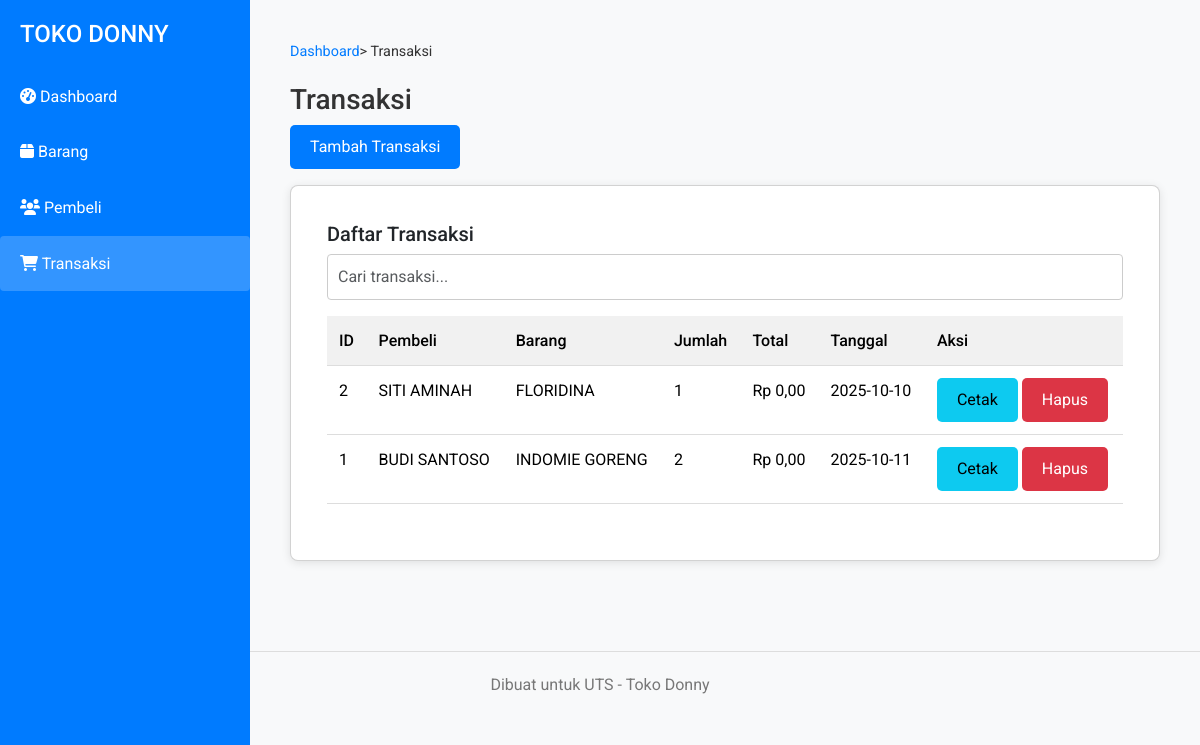
Page /transaksi.php on the committed database.
### tables this page shows
CREATE TABLE IF NOT EXISTS transaksi (
  id_transaksi INT AUTO_INCREMENT PRIMARY KEY,
  id_pembeli INT NOT NULL,
  id_barang INT NOT NULL,
  jumlah INT NOT NULL CHECK (jumlah > 0),
  total_harga DECIMAL(10,2) DEFAULT 0.00,
  tanggal DATE DEFAULT (CURRENT_DATE),
  FOREIGN KEY (id_pembeli) REFERENCES pembeli(id_pembeli),
  FOREIGN KEY (id_barang) REFERENCES barang(id_barang)
);

CREATE TABLE IF NOT EXISTS pembeli (
  id_pembeli INT AUTO_INCREMENT PRIMARY KEY,
  nama_pembeli VARCHAR(100) NOT NULL,
  alamat TEXT
);

CREATE TABLE IF NOT EXISTS barang (
  id_barang INT AUTO_INCREMENT PRIMARY KEY,
  nama_barang VARCHAR(100) NOT NULL,
  harga DECIMAL(10,2) NOT NULL,
  stok INT NOT NULL CHECK (stok >= 0)
);

### transaksi.php (the view, shortened to what this page needs)
<?php
include 'config/koneksi.php';
$transaksi = mysqli_query($koneksi, "SELECT t.id_transaksi, p.nama_pembeli, b.nama_barang, t.jumlah, t.total_harga, t.tanggal FROM transaksi t JOIN pembeli p ON t.id_pembeli=p.id_pembeli JOIN barang b ON t.id_barang=b.id_barang ORDER BY t.id_transaksi DESC");
?>
<!doctype html>
<html lang='en'>
<head>
<link href='https://cdn.jsdelivr.net/npm/bootstrap@5.3.2/dist/css/bootstrap.min.css' rel='stylesheet'>
<link rel="stylesheet" href="https://cdnjs.cloudflare.com/ajax/libs/font-awesome/6.0.0/css/all.min.css">
<link rel='stylesheet' href='assets/css/style.css'>
</head>
<body>
<?php include 'navbar.php'; ?>
<div class='main-content'>
<div class='container'>
  <div class='breadcrumb'><a href='dashboard.php'>Dashboard</a> > Transaksi</div>
  <h3>Transaksi</h3>
  <div class='mb-3'>
    <button class='btn btn-primary' data-bs-toggle='modal' data-bs-target='#modalTambah'>Tambah Transaksi</button>
  </div>
  <div class='card'>
    <div class='card-body'>
      <h5 class='card-title'>Daftar Transaksi</h5>
      <div class='mb-3'><input type='text' id='search-transaksi' placeholder='Cari transaksi...' class='form-control'></div>
      <div class='table-wrap'>
      <table class='table'>
        <thead><tr><th>ID</th><th>Pembeli</th><th>Barang</th><th>Jumlah</th><th>Total</th><th>Tanggal</th><th>Aksi</th></tr></thead>
        <tbody>
        <?php while($r = mysqli_fetch_assoc($transaksi)){ ?>
          <tr>
            <td><?= $r['id_transaksi'] ?></td>
            <td><?= $r['nama_pembeli'] ?></td>
            <td><?= $r['nama_barang'] ?></td>
            <td><?= $r['jumlah'] ?></td>
            <td>Rp <?= number_format($r['total_harga'],2,',','.') ?></td>
            <td><?= $r['tanggal'] ?></td>
            <td><button class='btn btn-info' onclick='printReceipt(<?= $r['id_transaksi'] ?>, "<?= $r['nama_pembeli'] ?>", "<?= $r['nama_barang'] ?>", <?= $r['jumlah'] ?>, <?= $r['total_harga'] ?>, "<?= $r['tanggal'] ?>")'>Cetak</button> <a href='javascript:confirmDelete("transaksi.php?hapus=<?= $r['id_transaksi'] ?>")' class='btn btn-danger'>Hapus</a></td>
          </tr>
        <?php } ?>
        </tbody>
      </table>
      </div>
    </div>
  </div>
</div>
</div>
<footer class='footer'>Dibuat untuk UTS - Toko Donny</footer>
</body>
</html>

### assets/css/style.css (style rules this page uses)
* { margin: 0; padding: 0; box-sizing: border-box; }
body { font-family: 'Roboto', sans-serif; background-color: #f8f9fa; color: #333; line-height: 1.6; padding-top: 0; }
.container { max-width: 1200px; margin: 0 auto; padding: 20px; }
.card { background: white; border-radius: 8px; box-shadow: 0 2px 10px rgba(0,0,0,0.1); padding: 20px; margin-bottom: 20px; }
.btn { padding: 10px 20px; border: none; border-radius: 5px; cursor: pointer; transition: background 0.3s, transform 0.2s; font-size: 1rem; }
.btn-primary { background: #007bff; color: white; }
.btn-danger { background: #dc3545; color: white; }
.table { width: 100%; border-collapse: collapse; margin-bottom: 20px; }
.table th, .table td { padding: 12px; text-align: left; border-bottom: 1px solid #ddd; }
.table th { background: #f1f1f1; font-weight: 500; }
.form-control { width: 100%; padding: 10px; border: 1px solid #ccc; border-radius: 4px; font-size: 1rem; }
.main-content { margin-left: 250px; padding: 20px; }
.breadcrumb { margin-bottom: 20px; font-size: 0.9rem; }
.breadcrumb a { color: #007bff; text-decoration: none; }
.footer { margin-top: 30px; text-align: center; color: #777; padding: 20px; background: #f8f9fa; border-top: 1px solid #ddd; }
.table-wrap { overflow-x: auto; }

### rows in the picture
transaksi: id_transaksi "2", id_pembeli.nama_pembeli "SITI AMINAH", id_barang.nama_barang "FLORIDINA", jumlah "1", total_harga "0,00", tanggal "2025-10-10"
transaksi: id_transaksi "1", id_pembeli.nama_pembeli "BUDI SANTOSO", id_barang.nama_barang "INDOMIE GORENG", jumlah "2", total_harga "0,00", tanggal "2025-10-11"
